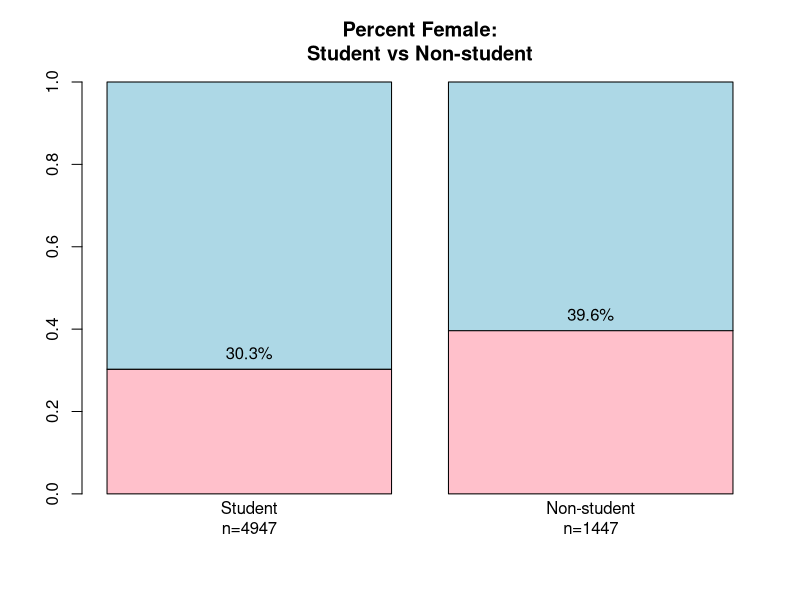

R code for this plot: (Note: this script raises an error after producing the figure.)
#results <- read.delim("results.csv")

svsa = matrix(c(0.3027334124, 0.3963599947, 0.6972665876, 0.6036400053), nrow=2, ncol=2, byrow=TRUE)
color = "Red"
bp = barplot(svsa, names.arg = c("Student\nn=4947", "Non-student\nn=1447"), main="Percent Female:\nStudent vs Non-student", col=c("pink","light blue"))
text(x=bp[1], y=svsa[1,1], pos=3, labels="30.3%")
text(x=bp[2], y=svsa[1,2], pos=3, labels="39.6%")

annotated_barplot <- function(fields, title){
  f_pcts <- m_pcts <- c()
  field_labels <- value_labels <- c()
  for(i in 1:length(fields)){
    row <- results[ results$Field == fields[i], ]
    f_pcts <- append(f_pcts, row[,4])
    m_pcts <- append(m_pcts, 1-row[,4])
    label <- paste(fields[i], "\nn=", row[,3], sep="")
    field_labels <- append(field_labels, label)
    label <- paste(round(row[,4]*100,1), "%", sep="")
    value_labels <- append(value_labels, label)
  }
  mtx <- rbind(f_pcts, m_pcts)
  bp = barplot(mtx, names.arg = field_labels, main=title, col=c("pink","light blue"))
  for(i in 1:length(value_labels)){
    text(x=bp[i], y=mtx[1,i], pos=3, labels=value_labels[i])
  }
  return(bp)
}

annotated_barplot(
  c("Student", "Non-student"), 
  "Percent Female: Student vs Non-student")

annotated_barplot(
  c("Professor", "Associate Professor", "Lecturer", "Assistant Professor", "Adjunct", "Visiting Scholar/Adjunct"), 
  "Percent Female: Teaching Positions")

annotated_barplot(
  results[grepl("Engineer", results$Field), ][,1],
  "Percent Female: Engineering Majors")
